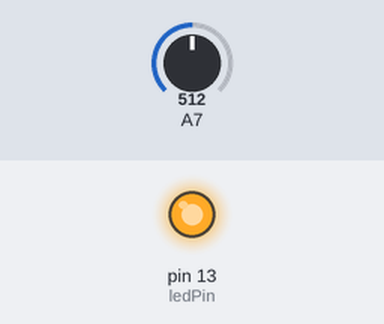
A sketch run on a simulated Arduino Uno, built with avr-gcc and run on an emulated ATmega328P. Shown: output pins drawn as LEDs (lit = HIGH). Inputs (shaded band) come from the test bench; at power-on: A7 = 512. What the sketch prints to the serial monitor is not drawn.

Above: at 0.1 s.
Timing chart, 0 to 1.6 s (numbered marks = the images above):
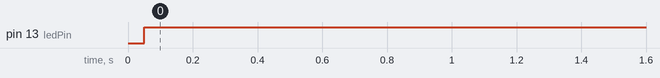

The sketch:

buttonOnOff.ino
```cpp
// This program responds to button S4 on the Romeo microcontroller.
// When S4 is pressed initially, the LED turns (and stays) on.  When
// the button is pressed again, the LED turns off.

int ledPin = 13;
char start_msg[15] = {"Start Loop "};
int adc_key_val[5] = {30, 150, 360, 535, 760};
int NUM_KEYS = 5;
int adc_key_in;
int key = -1;
int ledOn = false;
boolean lastButton = LOW;
boolean currentButton;


void setup() {
  // Set ledPin as an output and print a start message
  pinMode(ledPin, OUTPUT);
  Serial.begin(9600);

  Serial.println(start_msg);
}

void loop() {
  // Get the state of the current button
  currentButton = digRead();

  // If button is pressed (currentButton == HIGH) and button was previously
  // off, switch the led state from on to off or off to on
  if (currentButton == HIGH and lastButton == LOW) {
    ledOn = !ledOn;
  }

  // set the new lastButton and make the led switch
  lastButton = currentButton;
  digitalWrite(ledPin, ledOn);
}

boolean digRead() {
  // takes in an analog reading of pin 7 to determine
  // if button 3 has been pressed.  Returns True if button has not
  // been pressed and False if it has been
  adc_key_in = analogRead(7);
  key = get_key(adc_key_in);
  if (key == 3) {
    delay(50);  // debounce
    adc_key_in = analogRead(7);
    key = get_key(adc_key_in);
  }
  return (key == 3); // corresponds to button S4 since keys are indexed from 0
}

int get_key(unsigned int input) {
  // Takes an ADC value and converts it to a button
  // number between 0 and NUM_KEYS - 1
  int k;
  for (k = 0; k < NUM_KEYS; k++)
  {
    if (input < adc_key_val[k])
    {
      return k;
    }
  }
  if (k >= NUM_KEYS)
    k = -1;     // No valid key pressed
  return k;
}
```

Measured:
- by itself, pin 13 (ledPin): LOW → HIGH at 0.05 s
